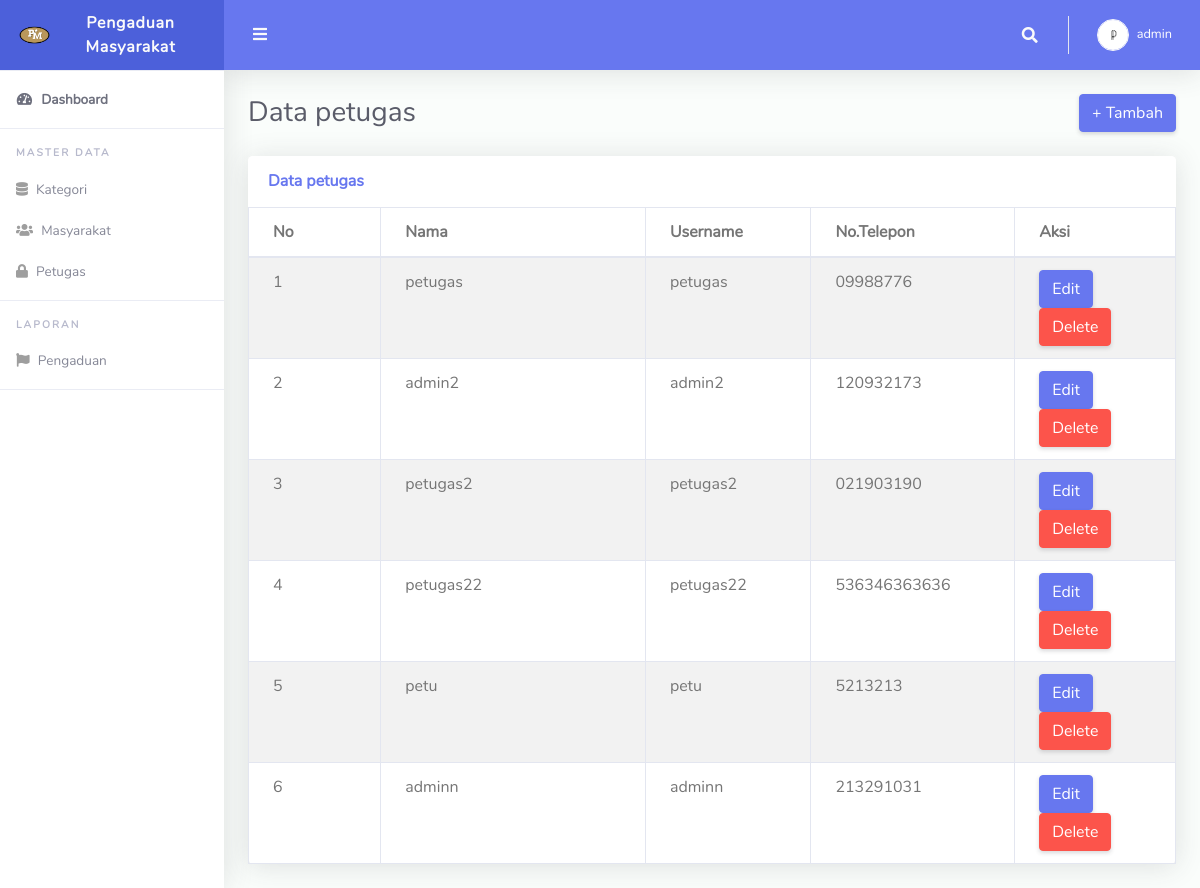
Screenshot of /index.php/petugas/petugas with the database file from the repository.
### tables this page shows
CREATE TABLE `petugas` (
  `id` int(11) NOT NULL,
  `nama_petugas` varchar(35) NOT NULL,
  `username` varchar(25) NOT NULL,
  `password` varchar(32) NOT NULL,
  `telp` varchar(13) NOT NULL,
  `level` enum('admin','petugas') NOT NULL
);

### application/controllers/Petugas.php (called while the page is built, shortened)
<?php
class Petugas extends CI_Controller
{
	public function __construct()
    {
        $this->load->library('form_validation');
        $this->load->model('M_kategori');
    }
	public function petugas()
	{
		$data['title'] = 'petugas Page';
		$data['user'] = $this->db->get_where('petugas', ['username' => $this->session->userdata('username')])->row_array();
		$data['petugas'] = $this->db->get('petugas')->result_array();
		$this->load->view('template/petugas_header', $data);
		$this->load->view('petugas/petugas', $data);
		$this->load->view('template/petugas_footer', $data);
	}
}

### index.php (called while the page is built, shortened)
<?php
require_once BASEPATH.'core/CodeIgniter.php';

### application/views/petugas/petugas.php (the view, shortened to what this page needs)
<div id="wrapper">
  <ul class="navbar-nav sidebar sidebar-light accordion" id="accordionSidebar">
    <a class="sidebar-brand d-flex align-items-center justify-content-center" href="<?= base_url('petugas') ?>">
      <div class="sidebar-brand-icon">
        <img src="<?= base_url('assets/img/logo g.png') ?>">
      </div>
      <div class="sidebar-brand-text mx-3">Pengaduan Masyarakat</div>
    </a>
    <hr class="sidebar-divider my-0">
    <li class="nav-item active">
      <a class="nav-link" href="<?= base_url('petugas') ?>">
        <i class="fas fa-fw fa-tachometer-alt"></i>
        <span>Dashboard</span></a>
    </li>
    <hr class="sidebar-divider">
    <div class="sidebar-heading">
      Master Data
    </div>
    <li class="nav-item">
      <a class="nav-link" href="<?= base_url('petugas/kategori') ?>">
        <i class="fa fa-database" aria-hidden="true"></i>
        <span>Kategori</span>
      </a>
    </li>
    <li class="nav-item">
      <a class="nav-link" href="<?= base_url('petugas/masyarakat') ?>">
        <i class="fa fa-users" aria-hidden="true"></i>
        <span>Masyarakat</span>
      </a>
    </li>
    <li class="nav-item">
      <a class="nav-link" href="<?= base_url('petugas/petugas') ?>">
        <i class="fa fa-lock" aria-hidden="true"></i>
        <span>Petugas</span>
      </a>
    </li>
    <hr class="sidebar-divider">
    <div class="sidebar-heading">
      LAPORAN
    </div>
    <li class="nav-item">
      <a class="nav-link" href="<?= base_url('petugas/pengaduan') ?>">
        <i class="fa fa-flag" aria-hidden="true"></i>
        <span>Pengaduan</span>
      </a>
    </li>
    <hr class="sidebar-divider">
  </ul>
  <div id="content-wrapper" class="d-flex flex-column">
    <div id="content">
      <nav class="navbar navbar-expand navbar-light bg-navbar topbar mb-4 static-top">
        <button id="sidebarToggleTop" class="btn btn-link rounded-circle mr-3">
          <i class="fa fa-bars"></i>
        </button>
        <ul class="navbar-nav ml-auto">
          <li class="nav-item dropdown no-arrow">
            <a class="nav-link dropdown-toggle" href="#" id="searchDropdown" role="button" data-toggle="dropdown" aria-haspopup="true" aria-expanded="false">
              <i class="fas fa-search fa-fw"></i>
            </a>
          </li>
          <li class="nav-item dropdown no-arrow">
            <a class="nav-link dropdown-toggle" href="#" id="userDropdown" role="button" data-toggle="dropdown" aria-haspopup="true" aria-expanded="false">
              <img class="img-profile rounded-circle" src="<?= base_url('assets/assets/img/logo p.png') ?>" style="max-width: 60px">
              <span class="ml-2 d-none d-lg-inline text-white small">admin</span>
            </a>
          </li>
        </ul>
      </nav>
      <div class="container-fluid" id="container-wrapper">
        <div class="d-sm-flex align-items-center justify-content-between mb-4">
          <h1 class="h3 mb-0 text-gray-800">Data petugas</h1>
          <button type="button" class="btn btn-primary" data-toggle="modal" data-target="#modaltambah"> + Tambah</button>
        </div>
        <div class="row">
          <div class="col-lg-12">
            <div class="card mb-4">
              <div class="card-header py-3 d-flex flex-row align-items-center justify-content-between">
                <h6 class="m-0 font-weight-bold text-primary">Data petugas</h6>
              </div>
              <div class="table-responsive p-">
                <table class="table table-striped table-bordered zero-configuration">
                  <thead>
                    <tr>
                      <th width="10%">No</th>
                      <th width="20%">Nama</th>
                      <th width="10%">Username</th>
                      <th width="10%">No.Telepon</th>
                      <th width="10%">Aksi</th>
                    </tr>
                  </thead>
                  <?php $i = 1 ?>
                  <?php foreach ($petugas as $p) : ?>
                    <tr>
                      <td><?= $i ?></td>
                      <td><?= $p['nama_petugas'] ?></td>
                      <td><?= $p['username'] ?></td>
                      <td><?= $p['telp'] ?></td>
                      <td>
                        <button type="button" class="btn btn-primary" data-toggle="modal" data-target="#modaledit<?php echo $p['id']; ?>">
                          Edit</button>
                        <a class="btn btn-danger" href="<?= base_url('admin/delete_petugas/' . $p['id']) ?>" onclick="return confirm('Apakah Anda Yakin?');">Delete</a>
                      </td>
                    </tr>
                  <?php $i++;
                  endforeach ?>
                </table>
              </div>
            </div>
          </div>
        </div>
      </div>
    </div>

### rows the page displays
petugas: nama_petugas "petugas", username "petugas", telp "09988776"
petugas: nama_petugas "admin2", username "admin2", telp "120932173"
petugas: nama_petugas "petugas2", username "petugas2", telp "021903190"
petugas: nama_petugas "petugas22", username "petugas22", telp "536346363636"
petugas: nama_petugas "petu", username "petu", telp "5213213"
petugas: nama_petugas "adminn", username "adminn", telp "213291031"
